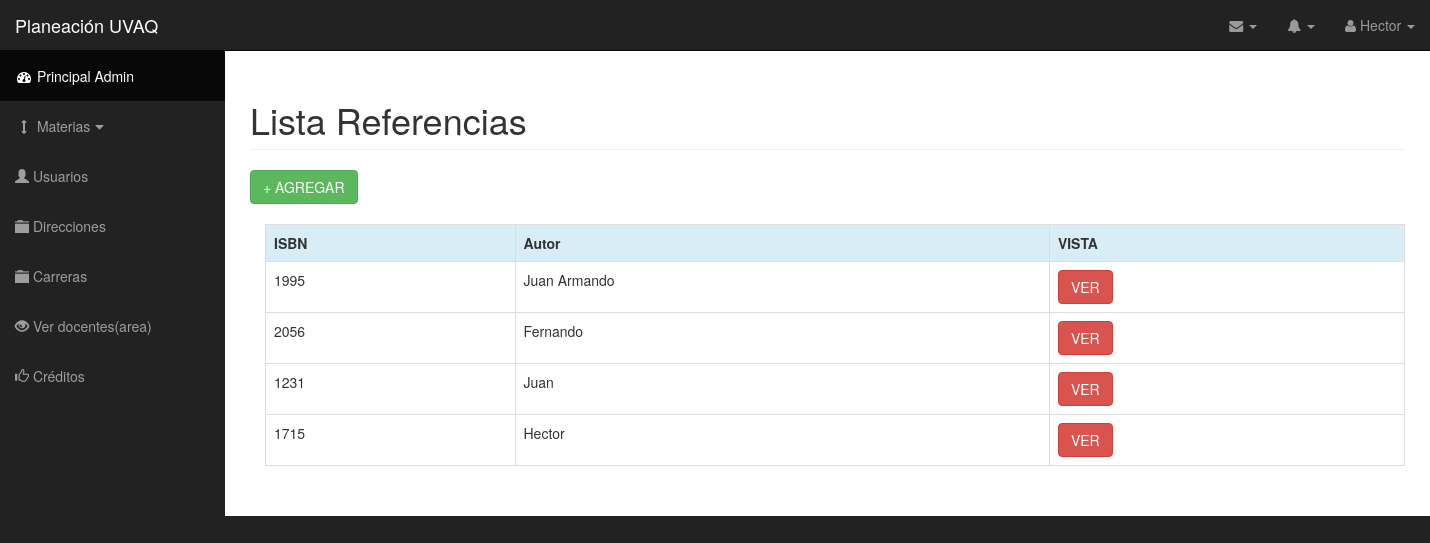
The app's page /referencias.php (signed in) with its own data.
### tables this page shows
CREATE TABLE `usuarios` (
  `id_usuario` int(11) NOT NULL,
  `usuario` varchar(20) NOT NULL,
  `nombre` varchar(40) NOT NULL,
  `apellido` varchar(40) NOT NULL,
  `pass` varchar(40) NOT NULL,
  `correo` varchar(50) NOT NULL,
  `grado_academ` varchar(50) NOT NULL,
  `formacion` varchar(40) NOT NULL,
  `admin` int(1) NOT NULL,
  `director` int(11) NOT NULL,
  `id_director` int(11) NOT NULL
);

CREATE TABLE `referencias` (
  `id_referencia` int(11) NOT NULL,
  `isbn` varchar(30) NOT NULL,
  `autor` varchar(80) NOT NULL,
  `fecha` date NOT NULL,
  `titulo` varchar(80) NOT NULL,
  `editorial` varchar(50) NOT NULL
);

### referencias.php (the view, shortened to what this page needs)
<?php
include("conect.php");
$sqlRef = mysqli_query($link, "SELECT * FROM referencias");
 ?>
<!DOCTYPE html>
<html lang="en">
    <?php include('head.php'); ?>
    <body>
        <div id="wrapper">
            <nav class="navbar navbar-inverse navbar-fixed-top" role="navigation">
                <?php include("navbarHeader.php"); include("sidebar.php"); ?>
            </nav>
            <div id="page-wrapper">
                <div class="container-fluid">
                <h1 class="page-header">Lista Referencias</h1>
                <a href="#agregarRef" class="btn btn-success" data-toggle="modal">+ AGREGAR</a><br><br>
                    <section class="container">
                        <div class="container-page">
                            <div class=" table table-responsive ">
                                <table class="table table-responsive table-bordered">
                                    <tr class="info">
                                        <th>ISBN</th>
                                        <th>Autor</th>
                                        <th>VISTA</th>
                                    </tr>
                                    <?php
                                    while ($row = mysqli_fetch_row($sqlRef)) {
                                        ?>
                                        <tr>
                                            <td> <?php echo $row["1"] ?></td>
                                            <td> <?php echo $row["2"] ?></td>
                                            <td><input type="button" name="viewRef" id="<?php echo $row["0"]; ?>" class="view_data btn btn-danger" value="VER"></td>
                                        </tr>
                                        <?php
                                    }
                                     ?>
                                </table>
                            </div>
                        </div>
                    </section>
                </div>
            </div>
        </div>
    </body>
</html>

### navbarHeader.php (shortened to what this page needs)
<?php
$sql = "SELECT nombre FROM usuarios WHERE id_usuario = $_SESSION[id_usuario]";
$res= @mysql_query($sql) or die(mysql_error());
$data = mysql_fetch_assoc($res);
?>
<div class="navbar-header">
    <a class="navbar-brand" href="index.php">Planeación UVAQ</a>
</div>
<ul class="nav navbar-right top-nav">
    <li class="dropdown">
        <a href="#" class="dropdown-toggle" data-toggle="dropdown"><i class="fa fa-envelope"></i> <b class="caret"></b></a>
    </li>
    <li class="dropdown">
        <a href="#" class="dropdown-toggle" data-toggle="dropdown"><i class="fa fa-bell"></i> <b class="caret"></b></a>
    </li>
    <li class="dropdown">
        <a href="#" class="dropdown-toggle" data-toggle="dropdown"><i class="fa fa-user"></i> <?php echo $data['nombre']; ?> <b class="caret"></b></a>
    </li>
</ul>

### css/sb-admin.css (style rules this page uses)
body { margin-top: 100px; background-color: #222; }
@media (min-width:768px) { body { margin-top: 50px; } }
#wrapper { padding-left: 0; }
#page-wrapper { width: 100%; padding: 0; background-color: #fff; }
@media (min-width:768px) { #wrapper { padding-left: 225px; } }
@media (min-width:768px) { #page-wrapper { padding: 10px; } }
.top-nav { padding: 0 15px; }
.top-nav>li { display: inline-block; float: left; }
.top-nav>li>a { padding-top: 15px; padding-bottom: 15px; line-height: 20px; color: #999; }

### records on screen
usuarios: nombre "Hector"
referencias: isbn "1995", autor "Juan Armando"
referencias: isbn "2056", autor "Fernando"
referencias: isbn "1231", autor "Juan"
referencias: isbn "1715", autor "Hector"
